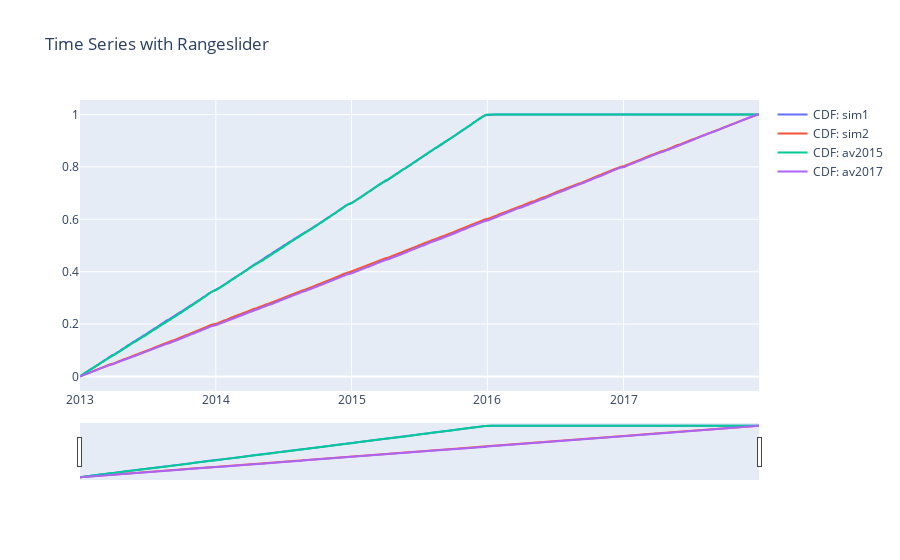

Notebook code cell kept with this figure:
### Code cell
fig = go.Figure()
x_vals = cumsum_results['val_clean']
for key in key_list:
    y_vals = cumsum_results['proportion_'+key]
    fig.add_trace(go.Scatter(x=x_vals, y=y_vals, name="CDF: "+key))

fig.update_layout(title_text='Time Series with Rangeslider',
                  xaxis_rangeslider_visible=True)
fig.show()

### Figure 1 — Plotly figure (JSON) as saved in the notebook; plotly's stock layout.template omitted (floating-point values rounded to 4 significant figures; data arrays with more than 128 entries replaced by an {"elided": "..."} marker saying what was removed)
{"data": [{"name": "CDF: sim1", "type": "scatter", "x": {"elided": "1826 str values"}, "y": {"elided": "1826 float values"}}, {"name": "CDF: sim2", "type": "scatter", "x": {"elided": "1826 str values"}, "y": {"elided": "1826 float values"}}, {"name": "CDF: av2015", "type": "scatter", "x": {"elided": "1826 str values"}, "y": {"elided": "1826 float values"}}, {"name": "CDF: av2017", "type": "scatter", "x": {"elided": "1826 str values"}, "y": {"elided": "1826 float values"}}], "layout": {"title": {"text": "Time Series with Rangeslider"}, "xaxis": {"rangeslider": {"visible": true}}}}
